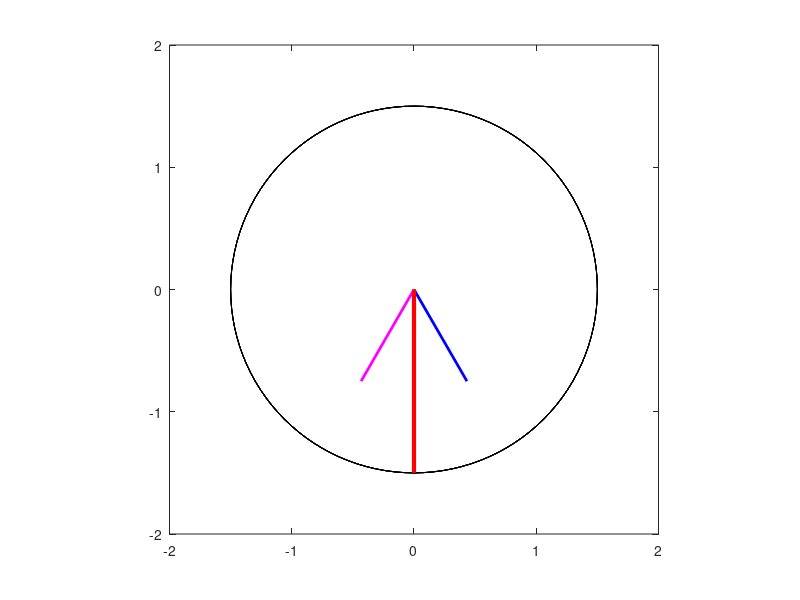

This chart was generated by the following MATLAB code:
% M-file, mag_Field.m
% M-file to calculate the net magnetic field produced
% by a three phase stator.

% Set up the basic conditions
bmax = 1;
freq = 50;
w = 2*pi*freq;

t = 0:1/6000:1/10;
Baa = sin(w*t) .* (cos(0) + 1j*sin(0));
Ebb = sin(w*t - 2*pi/3) .*(cos(2*pi/3) + 1j*sin(2*pi/3));
Ecc = sin(w*t + 2*pi/3) .*(cos(-2*pi/3) + 1j*sin(-2*pi/3));

Enet = Baa+Ebb+Ecc;

circle = 1.5 * (cos(w*t) + 1j*sin(w*t));

for ii = 1:length(t)
    plot(circle, 'k');
    hold on;

    plot( [0 real(Baa(ii))] , [0 imag(Baa(ii))], 'k', 'LineWidth', 2);
    plot( [0 real(Ebb(ii))] , [0 imag(Ebb(ii))], 'b', 'LineWidth', 2);
    plot( [0 real(Ecc(ii))] , [0 imag(Ecc(ii))], 'm', 'LineWidth', 2);
    plot( [0 real(Enet(ii))] , [0 imag(Enet(ii))], 'r', 'LineWidth', 3);
     
    axis square;
    axis([-2 2 -2 2]);
    drawnow;
    hold off;
end    


